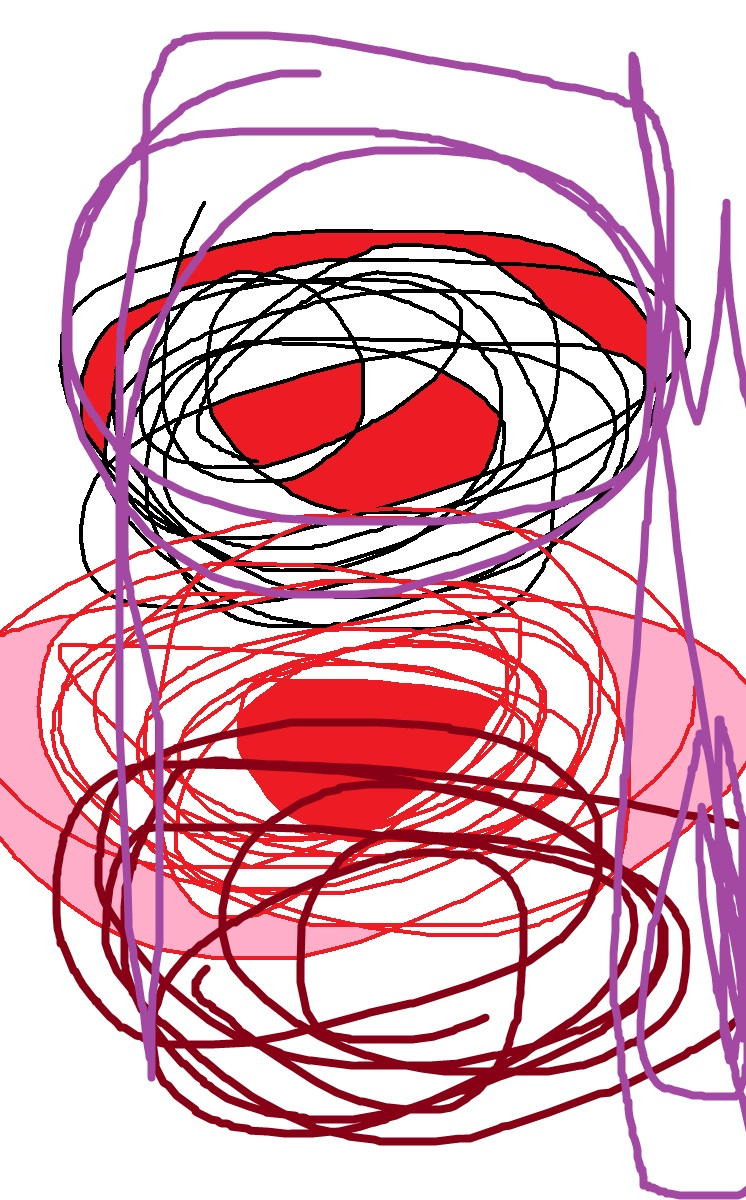
#> input picture origin/test1.jpg, 746 x 1200 px; its folder holds only this picture in this run
$ python dots_img.py
#> lines starting #> are read from the running program, lines starting #| are printed output that depends on the picture; after the words box and inside, x2 and y2 are one past the last pixel; in counts of white or black regions, pixels touching at a corner belong together
"""
本脚本使用 Unicode 的 braille pattern dots 字符进行字符串图像的绘制。
braille pattern dots由 0 ~ 8 个点构成，共 256 个字符，从 \\u2800 开始，
到 \\u28FF 结束，字符的编码方式如下：
首先对 8 个点位进行编号：     1   4
                            2   5
                            3   6
                            7   8
从 \\u2800 开始，编号为 n 的点位，有连续 2^(n-1) 个字符为空，紧接着连续
2^(n-1) 个字符为填充，如此循环。
例如：对于 3 号点位，\\u2800 ~ \\u2803 均为空白，\\u2804 ~ \\u2807 有
黑点填充，\\u2808 ~ \\u280B 又是空白……
根据这个编码规律，可以找到需要的字符。
"""


import cv2 as cv
import codecs
import os


def generate_dot(array: list) -> str:
    """
    将一个 4 * 2 图像转化为字符。
    """
    num = 0b00000000
    if array[0][0] == 0:
        num |= 0b00000001
    if array[1][0] == 0:
        num |= 0b00000010
    if array[2][0] == 0:
        num |= 0b00000100
    if array[0][1] == 0:
        num |= 0b00001000
    if array[1][1] == 0:
        num |= 0b00010000
    if array[2][1] == 0:
        num |= 0b00100000
    if array[3][0] == 0:
        num |= 0b01000000
    if array[3][1] == 0:
        num |= 0b10000000

    a = '\\u28'
    b = hex(num)[2:]
    if len(b) == 1:
        b = '0' + b
    s = a + b

    return codecs.decode(s, encoding='unicode_escape')


def generate_dots_img(img_name: str, txt_name: str, width_max: int) -> None:
    """
    生成字符串图像并保存。
    """
#> called with img_name = './origin/test1.jpg', txt_name = 'test1.jpg', width_max = 80
    origin = cv.imread(img_name, 0)
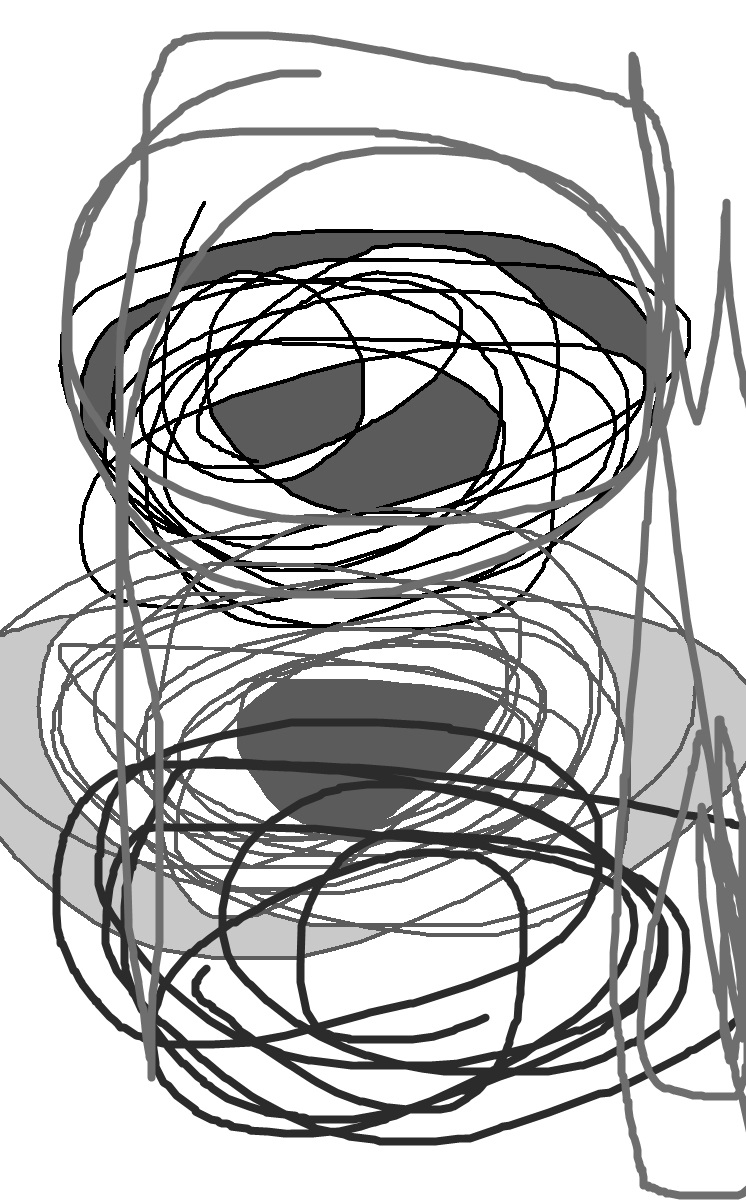
#> origin: shape (1200, 746); min 0, max 255, mean 193.4
    height, width = origin.shape
#> height = 1200; width = 746

    if width > 300:
        height = int(300 / width * height)
#> height = 482
        width = 300

    img_resize = cv.resize(origin, (width, height), interpolation=cv.INTER_LINEAR)
    img_edges = cv.Canny(origin, 10, 200)
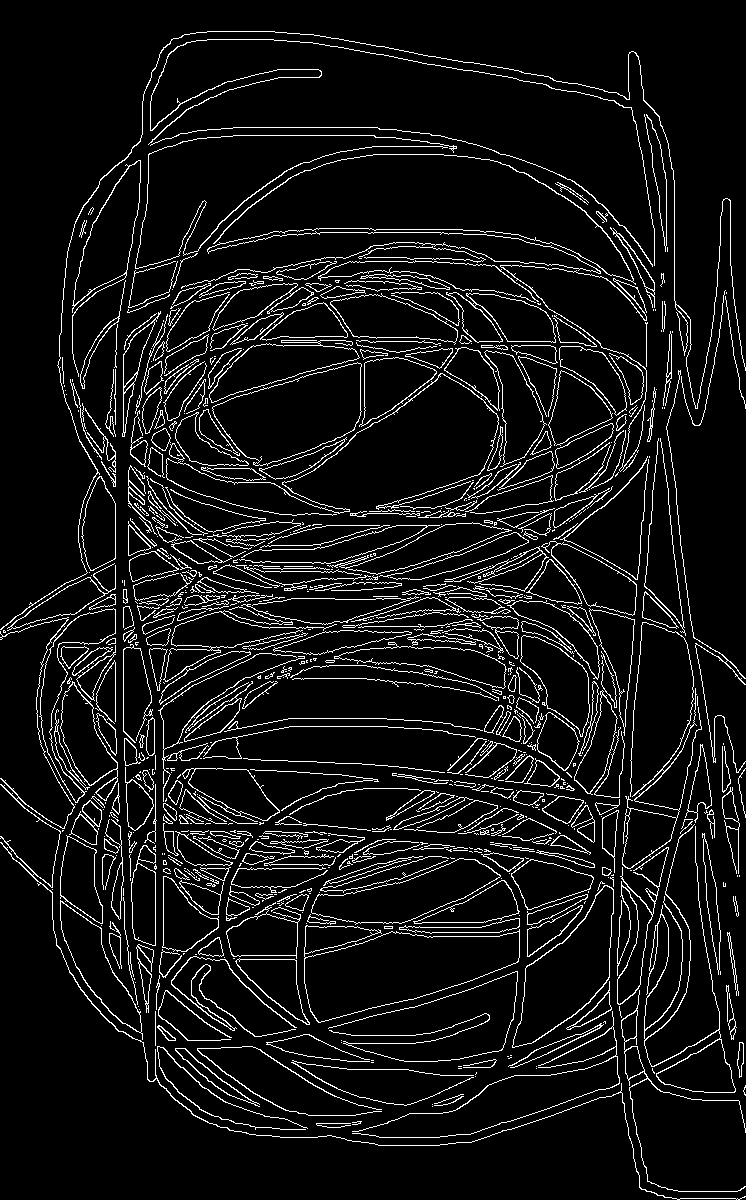
#> img_edges: shape (1200, 746); 7.7% white in thin lines or dots
    img_edges = cv.convertScaleAbs(img_edges, 1, 120)
    img_edges = cv.resize(img_edges, (width, height), interpolation=cv.INTER_LINEAR)
#> img_edges: shape (482, 300)
    img_edges = cv.convertScaleAbs(img_edges, 1, 120)
    ret, img_thresh = cv.threshold(img_resize, 127, 255, cv.THRESH_BINARY)
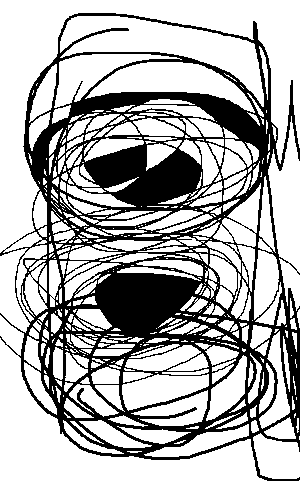
#> img_thresh: shape (482, 300); 69.3% white; 1 black region, box (x1, y1, x2, y2) and area: (0, 13, 300, 481) 44346
    ret, img_edges_inv = cv.threshold(img_edges, 127, 255, cv.THRESH_BINARY_INV)
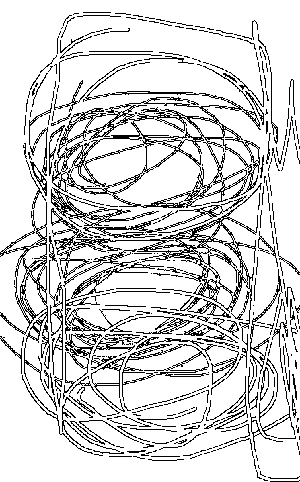
#> img_edges_inv: shape (482, 300); 83.3% white; black in thin lines or dots

    img_mix = cv.bitwise_and(img_thresh, img_edges_inv)
#> img_mix: shape (482, 300); 60.5% white; 1 black region, box (x1, y1, x2, y2) and area: (0, 12, 300, 482) 57125

    # cv.imshow('edges', img_edges)
    # cv.waitKey(0)


    # 二次缩放
    if width > width_max:
        height = int(width_max / width * height)
#> height = 128
        width = width_max

    img_resize = cv.resize(img_mix, (width, height), interpolation=cv.INTER_LINEAR)
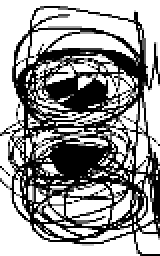
#> img_resize: shape (128, 80) (shown 2 times larger); min 0, max 255, mean 154.3
    img_edges = cv.convertScaleAbs(img_edges, 1, 120)
#> img_edges: shape (482, 300); 16.8% white in thin lines or dots
    img_edges = cv.resize(img_edges, (width, height), interpolation=cv.INTER_LINEAR)
#> img_edges: shape (128, 80)
    img_edges = cv.convertScaleAbs(img_edges, 1, 120)
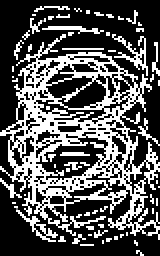
#> img_edges: shape (128, 80) (shown 2 times larger); min 0, max 255, mean 85.8
    ret, img_thresh = cv.threshold(img_resize, 200, 255, cv.THRESH_BINARY)
#> img_thresh: shape (128, 80); 56.3% white; 4 black regions (3 under 20 px), largest, box (x1, y1, x2, y2) and area: (0, 3, 80, 128) 4469
    ret, img_edges_inv = cv.threshold(img_edges, 127, 255, cv.THRESH_BINARY_INV)
#> img_edges_inv: shape (128, 80); 66.4% white; black in thin lines or dots

    img_mix = cv.bitwise_and(img_thresh, img_edges_inv)
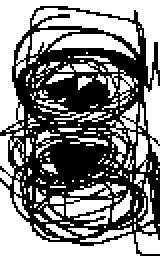
#> img_mix: shape (128, 80) (shown 2 times larger); 52.7% white; 1 black region, box (x1, y1, x2, y2) and area: (0, 3, 80, 128) 4840

    # [7 lines of commented-out code are left out]
    left_col = width % 2
    width -= left_col
    left_row = height % 4
#> left_row = 0
    height -= left_row
    img_cut = img_mix[0: height, 0: width]


    file = open(f'./resault/{txt_name}.txt', 'w', encoding='utf-8')

    for i in range(0, height, 4):
        for j in range(0, width, 2):
            dot_img = img_cut[i: i+4, j: j+2]
            dot = generate_dot(dot_img)
            file.write(dot)
        file.write('\n')

    file.close()


def generate(img_width_max: int) -> None:
    """
    将 ./origin 文件夹下的图片转化为字符串图片，以 txt 格式保存在 ./resault 文件夹下。
    @param img_width_max: 每行字符数量限制
    """
    origin_imgs = os.listdir('./origin/')
    print(origin_imgs)
    for img in origin_imgs:
        generate_dots_img('./origin/' + img, img, img_width_max*2)


if __name__ == "__main__":
    # 参数为每行的最大符号数
    generate(40)

$ run again, on origin/test2.jpg
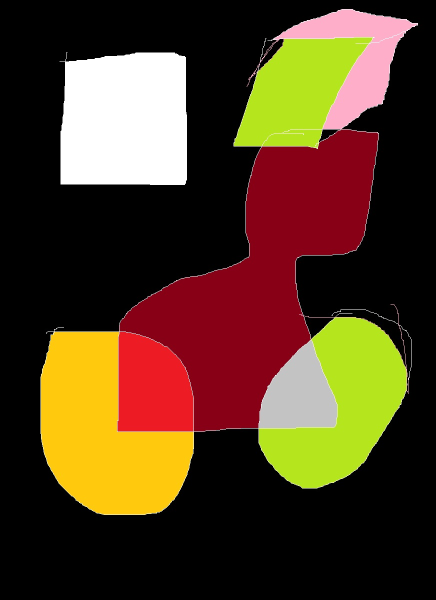
#> input picture origin/test2.jpg, 871 x 1200 px (shown at 1/2 size)
#> in generate_dots_img, `img_edges = cv.Canny(origin, 10, 200)`:
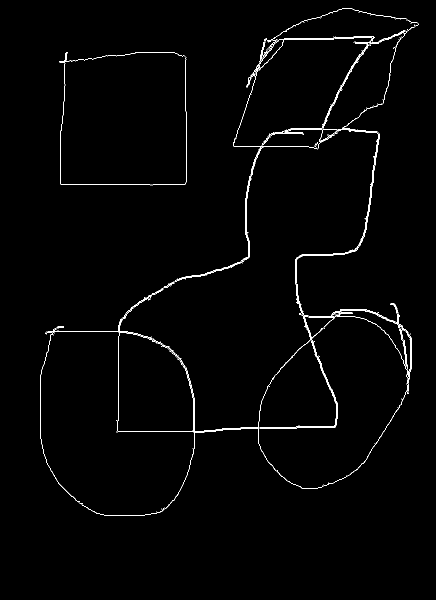
#> img_edges: shape (1200, 871) (shown at 1/2 size); 1.1% white in thin lines or dots, all inside (x1, y1, x2, y2) = (80, 17, 837, 1031)
#> in generate_dots_img, `img_cut = img_mix[0: height, 0: width]`:
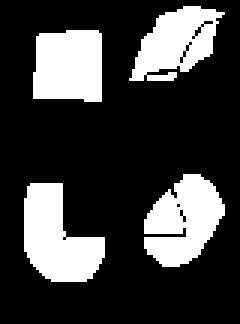
#> img_cut: shape (108, 80) (shown 3 times larger); 24.3% white; 4 white regions, box (x1, y1, x2, y2) and area: (8, 61, 35, 94) 571, (48, 58, 75, 89) 551, (11, 10, 34, 34) 509, (43, 2, 75, 27) 468
